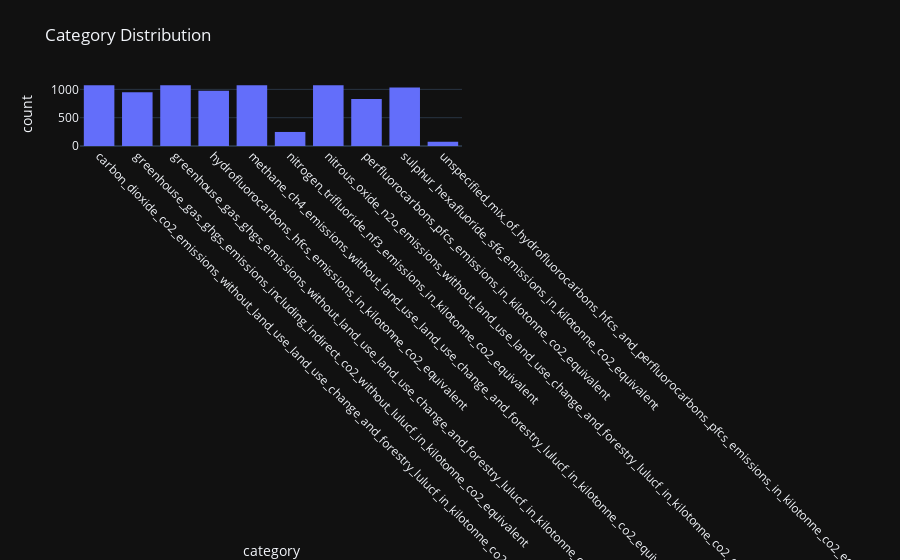

Notebook cell for this chart:
### Code cell
# Plot Histogram
figure = ex.histogram(greenhouse_gas_data, 
                      x='category', 
                      title='Category Distribution', 
                      labels={'x':'Category', 'y':'Count'}, 
                      template='plotly_dark', 
                      height=500)

figure.update_xaxes(tickangle=45)

figure.show()

### Figure 1 — Plotly figure (JSON) as saved in the notebook; plotly's stock layout.template omitted (floating-point values rounded to 4 significant figures; data arrays with more than 128 entries replaced by an {"elided": "..."} marker saying what was removed)
{"data": [{"alignmentgroup": "True", "bingroup": "x", "hovertemplate": "category=%{x}<br>count=%{y}<extra></extra>", "legendgroup": "", "marker": {"color": "#636efa", "pattern": {"shape": ""}}, "name": "", "offsetgroup": "", "orientation": "v", "showlegend": false, "type": "histogram", "x": {"elided": "8406 str values"}, "xaxis": "x", "yaxis": "y"}], "layout": {"autosize": true, "barmode": "relative", "legend": {"tracegroupgap": 0}, "title": {"text": "Category Distribution"}, "xaxis": {"anchor": "y", "autorange": true, "domain": [0, 1], "range": [-0.5, 9.5], "tickangle": 45, "title": {"text": "category"}, "type": "category"}, "yaxis": {"anchor": "x", "autorange": true, "domain": [0, 1], "range": [0, 1131.0], "title": {"text": "count"}}}}
